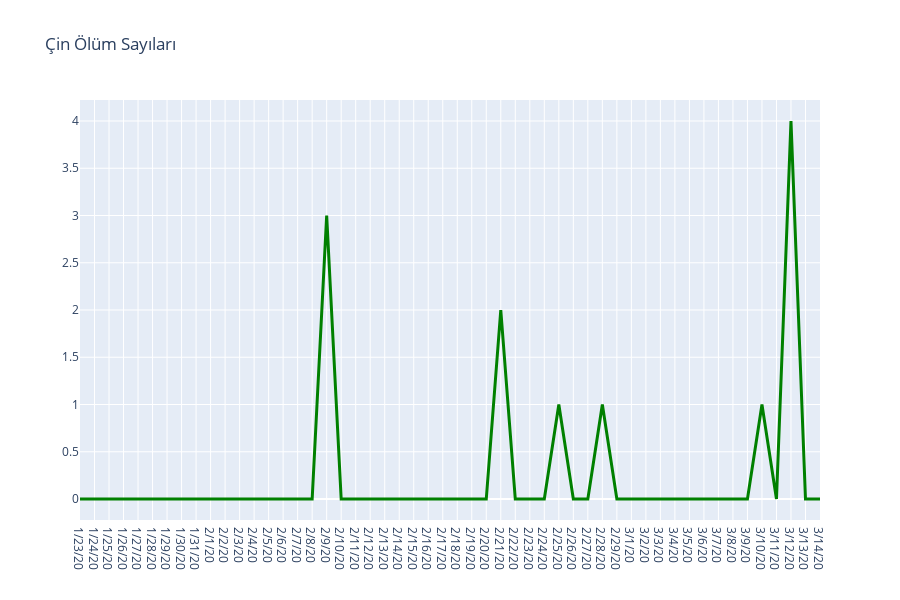

This figure's notebook cell:
### Code cell
fig = go.Figure(layout=go.Layout(title=go.layout.Title(text="Çin Ölüm Sayıları")))

fig.add_trace(go.Scatter(x=usa_recovered.index, y=usa_recovered["US"], mode='lines',
        name="deneme",
        line=dict(color='rgb(0,128,0)', width=3),
        connectgaps=True))

fig.update_layout(
    autosize=True,
    width=900,
    height=600,
 
)

fig.show()

### Figure 1 — Plotly figure (JSON) as saved in the notebook; plotly's stock layout.template omitted (floating-point values rounded to 4 significant figures)
{"data": [{"connectgaps": true, "line": {"color": "rgb(0,128,0)", "width": 3}, "mode": "lines", "name": "deneme", "type": "scatter", "x": ["1/23/20", "1/24/20", "1/25/20", "1/26/20", "1/27/20", "1/28/20", "1/29/20", "1/30/20", "1/31/20", "2/1/20", "2/2/20", "2/3/20", "2/4/20", "2/5/20", "2/6/20", "2/7/20", "2/8/20", "2/9/20", "2/10/20", "2/11/20", "2/12/20", "2/13/20", "2/14/20", "2/15/20", "2/16/20", "2/17/20", "2/18/20", "2/19/20", "2/20/20", "2/21/20", "2/22/20", "2/23/20", "2/24/20", "2/25/20", "2/26/20", "2/27/20", "2/28/20", "2/29/20", "3/1/20", "3/2/20", "3/3/20", "3/4/20", "3/5/20", "3/6/20", "3/7/20", "3/8/20", "3/9/20", "3/10/20", "3/11/20", "3/12/20", "3/13/20", "3/14/20"], "y": [0, 0, 0, 0, 0, 0, 0, 0, 0, 0, 0, 0, 0, 0, 0, 0, 0, 3, 0, 0, 0, 0, 0, 0, 0, 0, 0, 0, 0, 2, 0, 0, 0, 1, 0, 0, 1, 0, 0, 0, 0, 0, 0, 0, 0, 0, 0, 1, 0, 4, 0, 0]}], "layout": {"autosize": true, "height": 600, "title": {"text": "Çin Ölüm Sayıları"}, "width": 900}}
